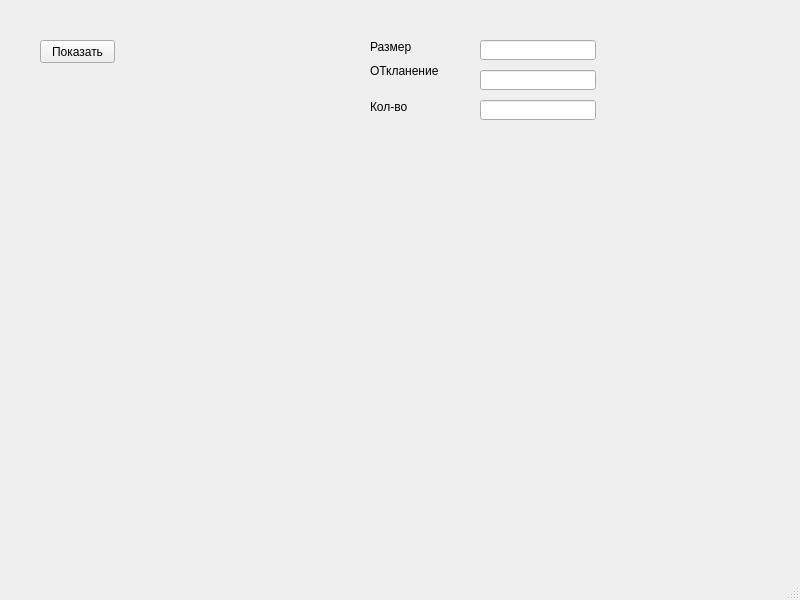
<?xml version="1.0" encoding="UTF-8"?>
<ui version="4.0">
 <class>MainWindow</class>
 <widget class="QMainWindow" name="MainWindow">
  <property name="geometry">
   <rect>
    <x>0</x>
    <y>0</y>
    <width>800</width>
    <height>600</height>
   </rect>
  </property>
  <property name="windowTitle">
   <string>MainWindow</string>
  </property>
  <widget class="QWidget" name="centralwidget">
   <widget class="QPushButton" name="pushButton">
    <property name="geometry">
     <rect>
      <x>40</x>
      <y>40</y>
      <width>75</width>
      <height>23</height>
     </rect>
    </property>
    <property name="text">
     <string>Показать</string>
    </property>
   </widget>
   <widget class="QLabel" name="label">
    <property name="geometry">
     <rect>
      <x>370</x>
      <y>40</y>
      <width>100</width>
      <height>14</height>
     </rect>
    </property>
    <property name="minimumSize">
     <size>
      <width>100</width>
      <height>0</height>
     </size>
    </property>
    <property name="baseSize">
     <size>
      <width>0</width>
      <height>0</height>
     </size>
    </property>
    <property name="text">
     <string>Размер</string>
    </property>
   </widget>
   <widget class="QLabel" name="label_2">
    <property name="geometry">
     <rect>
      <x>370</x>
      <y>64</y>
      <width>100</width>
      <height>14</height>
     </rect>
    </property>
    <property name="minimumSize">
     <size>
      <width>100</width>
      <height>0</height>
     </size>
    </property>
    <property name="baseSize">
     <size>
      <width>0</width>
      <height>0</height>
     </size>
    </property>
    <property name="text">
     <string>ОТкланение</string>
    </property>
   </widget>
   <widget class="QLabel" name="label_3">
    <property name="geometry">
     <rect>
      <x>370</x>
      <y>100</y>
      <width>100</width>
      <height>14</height>
     </rect>
    </property>
    <property name="minimumSize">
     <size>
      <width>100</width>
      <height>0</height>
     </size>
    </property>
    <property name="baseSize">
     <size>
      <width>0</width>
      <height>0</height>
     </size>
    </property>
    <property name="text">
     <string>Кол-во</string>
    </property>
   </widget>
   <widget class="QLineEdit" name="lineEdit">
    <property name="geometry">
     <rect>
      <x>480</x>
      <y>40</y>
      <width>116</width>
      <height>20</height>
     </rect>
    </property>
   </widget>
   <widget class="QLineEdit" name="lineEdit_2">
    <property name="geometry">
     <rect>
      <x>480</x>
      <y>70</y>
      <width>116</width>
      <height>20</height>
     </rect>
    </property>
   </widget>
   <widget class="QLineEdit" name="lineEdit_3">
    <property name="geometry">
     <rect>
      <x>480</x>
      <y>100</y>
      <width>116</width>
      <height>20</height>
     </rect>
    </property>
   </widget>
   <widget class="QLabel" name="label_4">
    <property name="geometry">
     <rect>
      <x>110</x>
      <y>150</y>
      <width>481</width>
      <height>381</height>
     </rect>
    </property>
    <property name="text">
     <string/>
    </property>
   </widget>
  </widget>
  <widget class="QMenuBar" name="menubar">
   <property name="geometry">
    <rect>
     <x>0</x>
     <y>0</y>
     <width>800</width>
     <height>22</height>
    </rect>
   </property>
  </widget>
  <widget class="QStatusBar" name="statusbar"/>
 </widget>
 <resources/>
 <connections/>
</ui>
